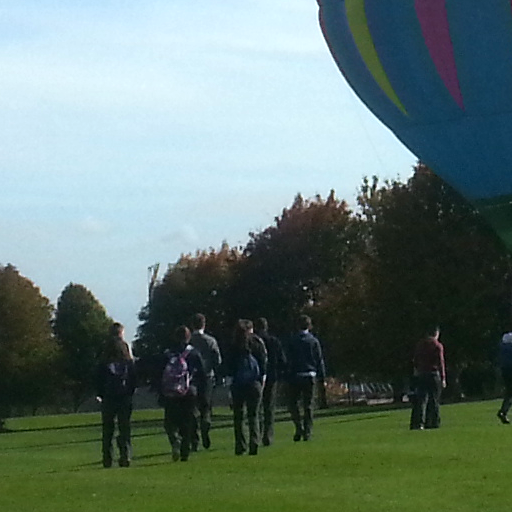
#> input picture balloon1.png, 512 x 512 px
$ python -i Harris_Routine_Image_Stitch.py   (imports and definitions only)
#> lines starting #> are read from the running program, lines starting #| are printed output that depends on the picture
# Harris Corner Detector and Image Stitching Routine
# Input images must be .png files and located in working directory
# Modules used: Pylab, Numpy, Scipy, Imutils
# Ingar Filinn 2019
from pylab import *
from numpy import *
from scipy.ndimage import filters
import imutils


# [8 lines not run here, left out]
# [1 line that did not run here, left out]
# [1 line that did not run here, left out]
# [1 line that did not run here, left out]
# Status readouts (for DeBug only - not used)
# print(str(row_1))
# print(str(col_1))

# Functions...


def harris(im, sigma=3):
    # Harris Corner function using Harmonic Mean for feature Eigenvalue description
    # Calculate input image derivatives in x and y directions with sigma specified
    imx = zeros(im.shape)
    # Form Gaussian y derivative (col)
    filters.gaussian_filter(im, (sigma, sigma), (0, 1), imx)
    imy = zeros(im.shape)
    # Form Gaussian x derivative (row)
    filters.gaussian_filter(im, (sigma, sigma), (1, 0), imy)
    # Construct local structure matrix/tensor 'M'
    gxx = filters.gaussian_filter(imx * imx, sigma)
    gxy = filters.gaussian_filter(imx * imy, sigma)
    gyy = filters.gaussian_filter(imy * imy, sigma)
    # Harris Function "r" using Harmonic Mean
    # Calculate determinant and trace of Matrix 'M'
    g_det = gxx * gyy - gxy ** 2
    gtr = gxx + gyy
    return g_det / gtr


# [155 lines left out: functions interest_points, plot_harris_points, normalize, match, plot_symmetric, collate_ims and 3 more, not called in this run]


# Main sequence

# Set Size of Gaussian Window Kernel to 11 x 11 pixels
win_size = 11
# Step 1 - Threshold Harris images by applying Gaussian filter
# [1 line that did not run here, left out]
# [1 line that did not run here, left out]
# Step 2 - Form Normalized patch descriptor vectors
# [1 line that did not run here, left out]
# [1 line that did not run here, left out]
# Step 3 - Build response matrix and perform non-max suppression
# [1 line that did not run here, left out]
# [1 line that did not run here, left out]
# Plot matches on Images side-by-side
# [1 line that did not run here, left out]
# Step 4 - Perform exhaustive RANSAC to filter outliers and return best fit
# Main Image stitching sequence
# [1 line that did not run here, left out]
# Step 5 - Plot a mosaic of Images using translation to complete Image Stitching
# [2 lines not run here, left out]

>>> import cv2
>>> picture = cv2.imread('balloon1.png', cv2.IMREAD_GRAYSCALE)
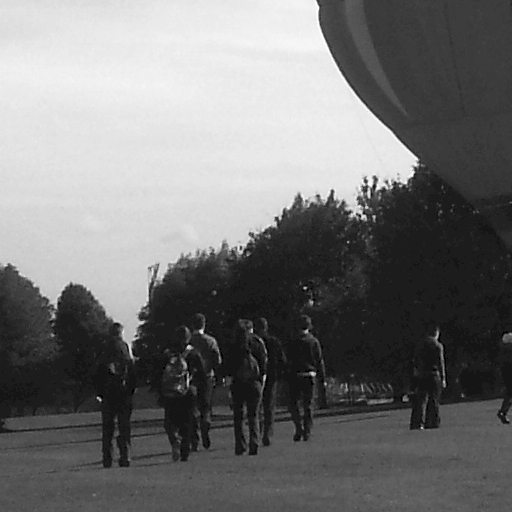
#> picture: shape (512, 512); min 0, max 255, mean 115.3
>>> result = harris(picture)
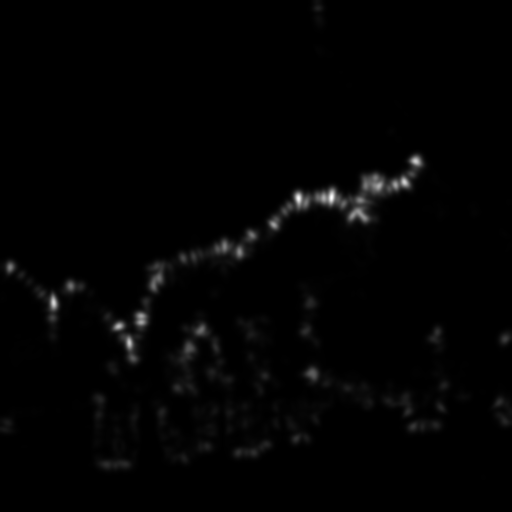
#> result: shape (512, 512) float64; min 0.000146, max 37.21, mean 0.5; drawn with min black and max white
